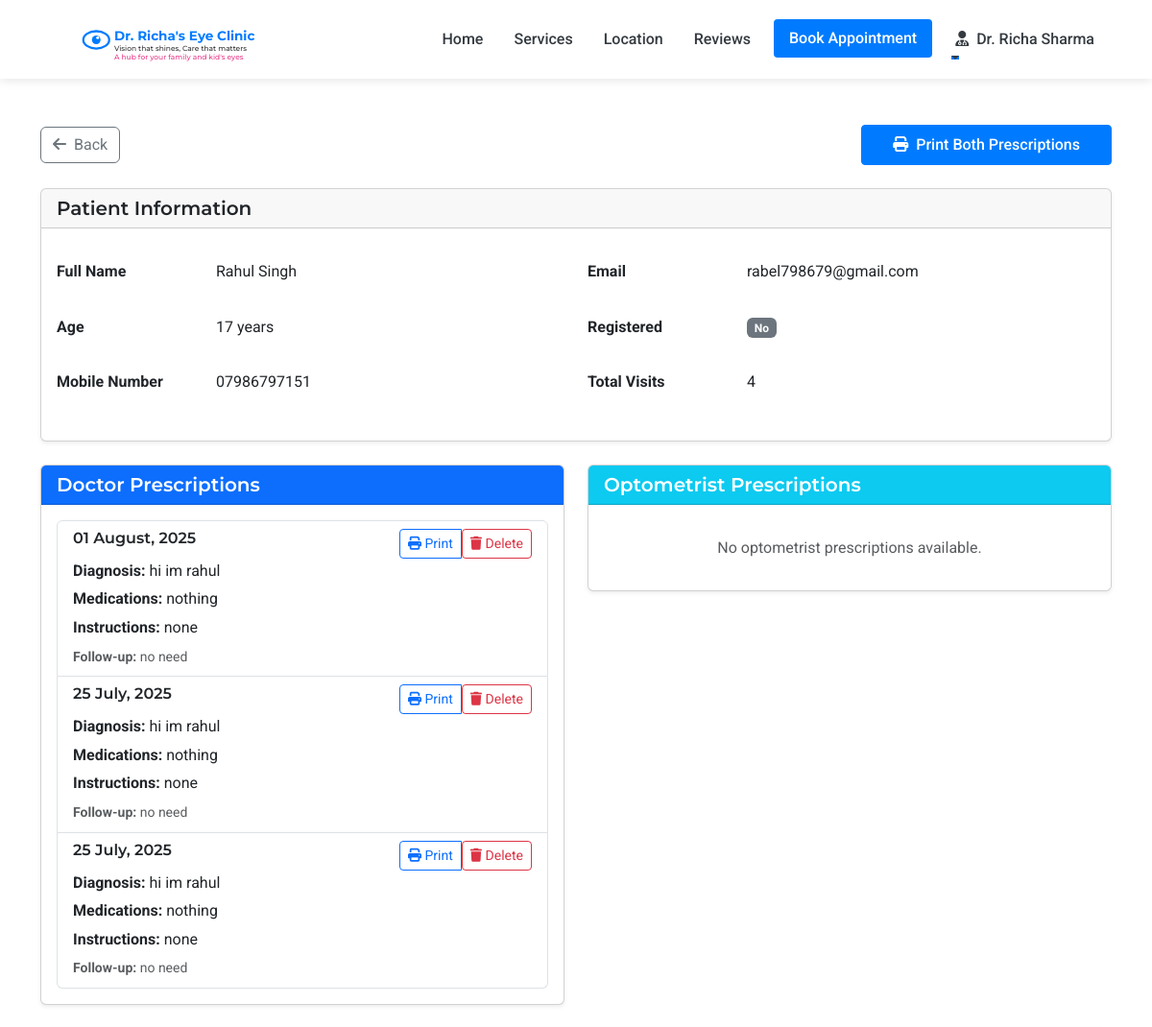
Before: /admin/patient/1 (signed in, upper part) with the older database file.
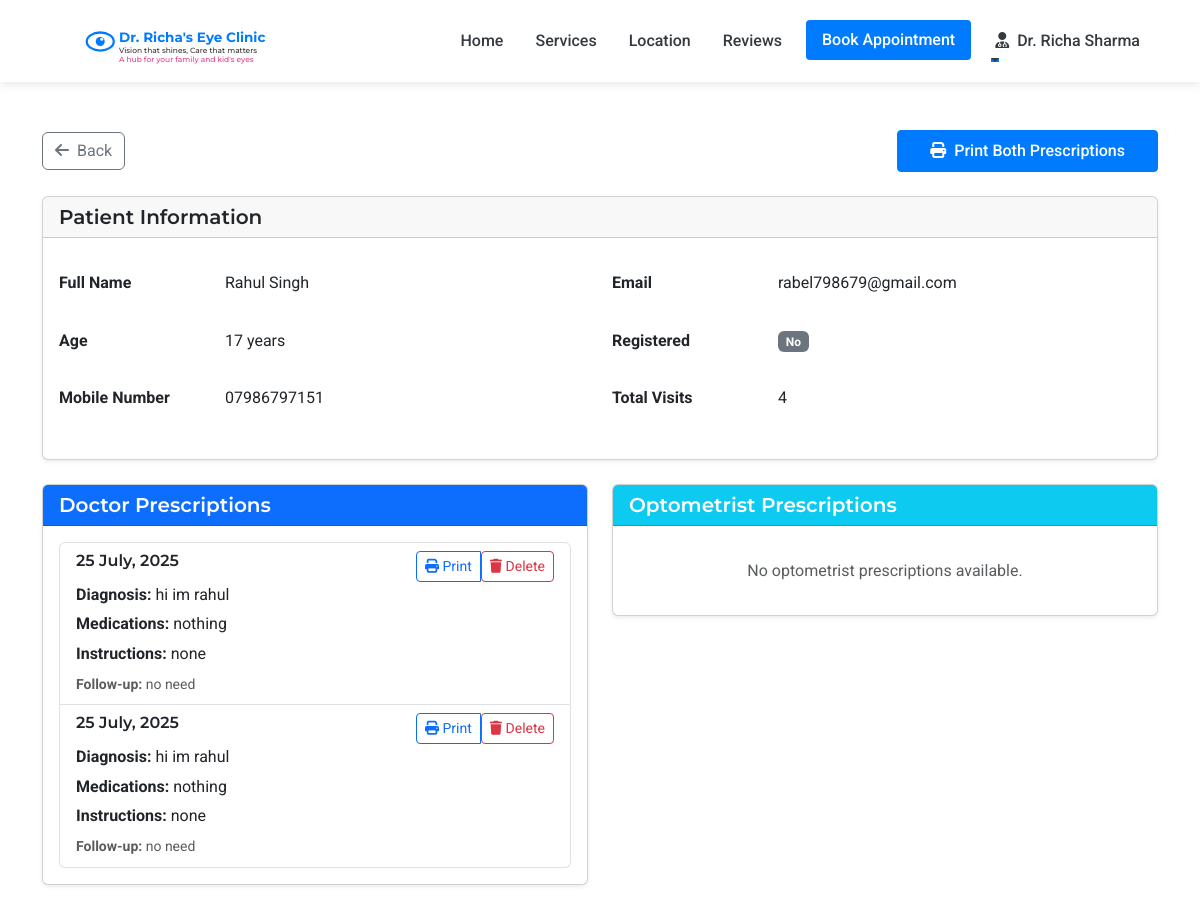
After: the same page with the newer database file.
### models.py (models this page shows, shortened)
class Staff(UserMixin, db.Model):
    __abstract__ = True
    id = db.Column(db.Integer, primary_key=True)
    username = db.Column(db.String(64), unique=True, nullable=False)
    email = db.Column(db.String(120), unique=True, nullable=False)
    password_hash = db.Column(db.String(256), nullable=False)
    full_name = db.Column(db.String(100), nullable=False)
    mobile_number = db.Column(db.String(15), nullable=False)

class Doctor(Staff):
    __tablename__ = 'doctor'
    qualifications = db.Column(db.String(200), nullable=True)
    specialization = db.Column(db.String(200), nullable=True)

class Patient(UserMixin, db.Model):
    id = db.Column(db.Integer, primary_key=True)
    full_name = db.Column(db.String(100), nullable=False)
    mobile_number = db.Column(db.String(15), nullable=False)
    email = db.Column(db.String(100), nullable=True)
    age = db.Column(db.Integer, nullable=False)
    password_hash = db.Column(db.String(256), nullable=True)
    is_registered = db.Column(db.Boolean, default=False)
    created_at = db.Column(db.DateTime, nullable=False, default=datetime.utcnow)
    appointments = db.relationship('Appointment', backref='patient', lazy=True)
    doctor_prescriptions = db.relationship('DoctorPrescription', backref='patient', lazy=True)
    optometrist_prescriptions = db.relationship('OptometristPrescription', backref='patient', lazy=True)

class DoctorPrescription(db.Model):
    id = db.Column(db.Integer, primary_key=True)
    patient_id = db.Column(db.Integer, db.ForeignKey('patient.id'), nullable=False)
    doctor_id = db.Column(db.Integer, db.ForeignKey('doctor.id'), nullable=False)
    prescription_date = db.Column(db.DateTime, default=datetime.utcnow)
    diagnosis = db.Column(db.Text, nullable=True)
    medications = db.Column(db.Text, nullable=True)
    instructions = db.Column(db.Text, nullable=True)
    follow_up = db.Column(db.Text, nullable=True)
    created_at = db.Column(db.DateTime, default=datetime.utcnow)

### routes.py (the view)
@app.route('/admin/patient/<int:patient_id>')
@login_required
def admin_patient_view(patient_id):
    if not (isinstance(current_user, Admin) or isinstance(current_user, Assistant) or isinstance(current_user, Doctor)):
        flash('Access denied. Staff privileges required.', 'danger')
        return redirect(url_for('index'))
    if isinstance(current_user, Assistant):
        return_url = url_for('assistant_dashboard')
    elif isinstance(current_user, Doctor):
        return_url = url_for('admin_dashboard')
    else:
        return_url = url_for('admin_dashboard')
    patient = Patient.query.get_or_404(patient_id)
    appointments = Appointment.query.filter_by(patient_id=patient_id).order_by(desc(Appointment.appointment_date)).all()
    return render_template('admin/patient_view.html', patient=patient, appointments=appointments)

### templates/admin/patient_view.html (shortened to what this page needs)
{% extends 'layout.html' %}
{% block content %}
<div class="container py-5">
    <div class="d-flex justify-content-between align-items-center mb-4">
        <a href="{{ url_for('admin_patients') }}" class="btn btn-outline-secondary">
            <i class="fas fa-arrow-left me-1"></i> Back
        </a>
        {% if patient.doctor_prescriptions or patient.optometrist_prescriptions %}
        <a href="{{ url_for('print_combined_prescription', patient_id=patient.id) }}" class="btn btn-primary" target="_blank">
            <i class="fas fa-print me-1"></i> Print Both Prescriptions
        </a>
        {% endif %}
    </div>
    <div class="row">
        <div class="col-lg-12">
            <div class="card shadow-sm mb-4">
                <div class="card-header">
                    <h5 class="mb-0">Patient Information</h5>
                </div>
                <div class="card-body">
                    <div class="row">
                        <div class="col-md-6">
                            <table class="table table-borderless">
                                <tr>
                                    <th class="ps-0" style="width: 150px;">Full Name</th>
                                    <td>{{ patient.full_name }}</td>
                                </tr>
                                <tr>
                                    <th class="ps-0">Age</th>
                                    <td>{{ patient.age }} years</td>
                                </tr>
                                <tr>
                                    <th class="ps-0">Mobile Number</th>
                                    <td>{{ patient.mobile_number }}</td>
                                </tr>
                            </table>
                        </div>
                        <div class="col-md-6">
                            <table class="table table-borderless">
                                <tr>
                                    <th class="ps-0" style="width: 150px;">Email</th>
                                    <td>{{ patient.email or 'Not provided' }}</td>
                                </tr>
                                <tr>
                                    <th class="ps-0">Registered</th>
                                    <td>
                                        {% if patient.is_registered %}
                                            <span class="badge bg-success">Yes</span>
                                        {% else %}
                                            <span class="badge bg-secondary">No</span>
                                        {% endif %}
                                    </td>
                                </tr>
                                <tr>
                                    <th class="ps-0">Total Visits</th>
                                    <td>{{ patient.appointments|length }}</td>
                                </tr>
                            </table>
                        </div>
                    </div>
                </div>
            </div>
            <div class="row">
                <div class="col-md-6 mb-4">
                    <div class="card shadow-sm">
                        <div class="card-header bg-primary text-white">
                            <h5 class="mb-0">Doctor Prescriptions</h5>
                        </div>
                        <div class="card-body">
                            {% if patient.doctor_prescriptions %}
                                <div class="list-group">
                                    {% for prescription in patient.doctor_prescriptions|sort(attribute='prescription_date', reverse=true) %}
                                    <div class="list-group-item">
                                        <div class="d-flex w-100 justify-content-between">
                                            <h6 class="mb-1">{{ prescription.prescription_date.strftime('%d %B, %Y') }}</h6>
                                            <div class="btn-group">
                                                <a href="{{ url_for('print_prescription', type='doctor', prescription_id=prescription.id) }}"
                                                   class="btn btn-sm btn-outline-primary" target="_blank">
                                                    <i class="fas fa-print"></i> Print
                                                </a>
                                                <form method="POST" action="{{ url_for('delete_prescription', type='doctor', prescription_id=prescription.id) }}"
                                                      onsubmit="return confirm('Are you sure you want to delete this prescription?')"
                                                      style="display: inline;">
                                                    <button type="submit" class="btn btn-sm btn-outline-danger">
                                                        <i class="fas fa-trash"></i> Delete
                                                    </button>
                                                </form>
                                            </div>
                                        </div>
                                        <p class="mb-1"><strong>Diagnosis:</strong> {{ prescription.diagnosis }}</p>
                                        <p class="mb-1"><strong>Medications:</strong> {{ prescription.medications }}</p>
                                        <p class="mb-1"><strong>Instructions:</strong> {{ prescription.instructions }}</p>
                                        <small class="text-muted"><strong>Follow-up:</strong> {{ prescription.follow_up }}</small>
                                    </div>
                                    {% endfor %}
                                </div>
                            {% else %}
                                <p class="text-muted text-center my-3">No doctor prescriptions available.</p>
                            {% endif %}
                        </div>
                    </div>
                </div>
                <div class="col-md-6 mb-4">
                    <div class="card shadow-sm">
                        <div class="card-header bg-info text-white">
                            <h5 class="mb-0">Optometrist Prescriptions</h5>
                        </div>
                        <div class="card-body">
                            {% if patient.optometrist_prescriptions %}
                                <div class="list-group">
                                    {% for prescription in patient.optometrist_prescriptions|sort(attribute='prescription_date', reverse=true) %}
                                    <div class="list-group-item">
                                        <div class="d-flex w-100 justify-content-between">
                                            <h6 class="mb-1">{{ prescription.prescription_date.strftime('%d %B, %Y') }}</h6>
                                            <div class="btn-group">
                                                <a href="{{ url_for('print_prescription', type='optometrist', prescription_id=prescription.id) }}"
                                                   class="btn btn-sm btn-outline-info" target="_blank">
                                                    <i class="fas fa-print"></i> Print
                                                </a>
                                                <form method="POST" action="{{ url_for('delete_prescription', type='optometrist', prescription_id=prescription.id) }}"
                                                      onsubmit="return confirm('Are you sure you want to delete this prescription?')"
                                                      style="display: inline;">
                                                    <input type="hidden" name="csrf_token" value="{{ csrf_token() }}"/>
                                                    <button type="submit" class="btn btn-sm btn-outline-danger">
                                                        <i class="fas fa-trash"></i> Delete
                                                    </button>
                                                </form>
                                            </div>
                                        </div>
                                        <p class="mb-1"><strong>Issue:</strong> {{ prescription.vision_test }}</p>
                                        <p class="mb-1"><strong>Left Eye Findings:</strong> {{ prescription.eye_power }}</p>
                                        <p class="mb-1"><strong>Right Eye Findings:</strong> {{ prescription.recommendations }}</p>
                                        <small class="text-muted"><strong>Notes:</strong> {{ prescription.notes }}</small>
                                    </div>
                                    {% endfor %}
                                </div>
                            {% else %}
                                <p class="text-muted text-center my-3">No optometrist prescriptions available.</p>
                            {% endif %}
                        </div>
                    </div>
                </div>
            </div>
                    {% set has_records = false %}
                    {% for appointment in patient.appointments %}
                        {% if appointment.medical_record %}
                            {% set has_records = true %}
                        {% endif %}
                    {% endfor %}
        </div>
    </div>
</div>
{% endblock %}

### templates/layout.html (shortened to what this page needs)
<!DOCTYPE html>
<html lang="en">
<head>
    <link href="https://cdn.jsdelivr.net/npm/bootstrap@5.3.0-alpha1/dist/css/bootstrap.min.css" rel="stylesheet">
    <link rel="stylesheet" href="https://cdn.jsdelivr.net/npm/flatpickr/dist/flatpickr.min.css">
    <link rel="stylesheet" href="https://cdnjs.cloudflare.com/ajax/libs/font-awesome/6.1.1/css/all.min.css">
    <link rel="stylesheet" href="{{ url_for('static', filename='css/style.css') }}">
</head>
<body>
    <nav class="navbar navbar-expand-lg sticky-top">
        <div class="container">
            <a class="navbar-brand" href="{{ url_for('index') }}" id="clinic-logo">
                <div id="interactive-logo-container" style="height: 60px;"></div>
            </a>
            <div class="collapse navbar-collapse" id="navbarNav">
                <ul class="navbar-nav ms-auto">
                    <li class="nav-item">
                        <a class="nav-link {% if request.path == url_for('index') %}active{% endif %}" href="{{ url_for('index') }}">Home</a>
                    </li>
                    <li class="nav-item">
                        <a class="nav-link {% if request.path == url_for('services') %}active{% endif %}" href="{{ url_for('services') }}">Services</a>
                    </li>
                    <li class="nav-item">
                        <a class="nav-link {% if request.path == url_for('location') %}active{% endif %}" href="{{ url_for('location') }}">Location</a>
                    </li>
                    <li class="nav-item">
                        <a class="nav-link {% if request.path == url_for('reviews') %}active{% endif %}" href="{{ url_for('reviews') }}">Reviews</a>
                    </li>
                    <li class="nav-item">
                        <a class="nav-link btn btn-primary text-white px-3 ms-lg-2" href="{{ url_for('appointment') }}">Book Appointment</a>
                    </li>
                    {% if current_user.is_authenticated %}
                        {% if current_user.__class__.__name__ == 'Patient' %}
                            <li class="nav-item dropdown">
                                <a class="nav-link dropdown-toggle" href="#" id="navbarDropdown" role="button" data-bs-toggle="dropdown" aria-expanded="false">
                                    <i class="fas fa-user me-1"></i> {{ current_user.full_name }}
                                </a>
                                <ul class="dropdown-menu dropdown-menu-end" aria-labelledby="navbarDropdown">
                                    <li><a class="dropdown-item" href="{{ url_for('patient_dashboard') }}">Dashboard</a></li>
                                    <li><a class="dropdown-item" href="{{ url_for('patient_appointments') }}">My Appointments</a></li>
                                    <li><a class="dropdown-item" href="{{ url_for('patient_medical_records') }}">Medical Records</a></li>
                                    <li><hr class="dropdown-divider"></li>
                                    <li><a class="dropdown-item" href="{{ url_for('patient_logout') }}">Logout</a></li>
                                </ul>
                            </li>
                        {% else %}
                            <li class="nav-item dropdown">
                                <a class="nav-link dropdown-toggle" href="#" id="navbarDropdown" role="button" data-bs-toggle="dropdown" aria-expanded="false">
                                    <i class="fas fa-user-md me-1"></i> {{ current_user.full_name }}
                                </a>
                            </li>
                        {% endif %}
                    {% endif %}
                </ul>
            </div>
        </div>
    </nav>
    <main>
        {% block content %}{% endblock %}
    </main>
</body>
</html>

Changed rows visible on the page:
removed DoctorPrescription: prescription_date "01 August, 2025", diagnosis "hi im rahul", medications "nothing", instructions "none", follow_up "no need"
